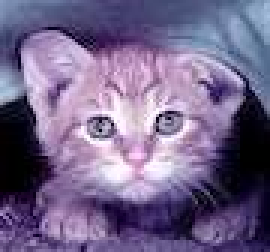
#> input picture cat.jpeg, 90 x 84 px (shown 3 times larger)
$ python image.py
#> lines starting #> are read from the running program, lines starting #| are printed output that depends on the picture
### algs.py
# Numerical experiments for solving noiseless phase retrieval

import numpy as np
from scipy import optimize
import cvxpy as cp
import pandas as pd
import os
import time
from importlib import reload

class Simulation:
    def __init__(self, n=600, d=400, iter=10, delta_tilde=1.001, noise_level=0, N=100000, num_exp=50, lr1=0.1, lr2=0.1,
                 verbose=True, save=True):
        self.n = n
        self.d = d
        self.delta = n / d
        # GD
        self.lr1 = lr1
        # Prox linear
        self.lr2 = lr2
        self.num_exp = num_exp
        self.delta_tilde = delta_tilde
        self.iter = iter
        self.noise_level = noise_level
        self.verbose = verbose
        self.save = save
        self.G = np.random.normal(size=N)
        self.W = np.random.normal(size=N)
        self.Y = self.G**2 + np.random.normal(scale=self.noise_level, size=N)
        self.get_lambda_bar()
        self.get_lambda_star()
        self.result_AMP = []
        self.result_GD = []
        self.result_prox_linear = []
        self.result_prox_linear_GD = []
        self.result_TAF = []
        self.result_optimal = []
        self.time_AMP = np.zeros(self.num_exp)
        self.time_GD = np.zeros(self.num_exp)
        self.time_prox_linear = np.zeros(self.num_exp)
        self.time_prox_linear_GD = np.zeros(self.num_exp)
        self.time_TAF = np.zeros(self.num_exp)

    # [106 lines left out: functions step, run, get_data, not called in this run]

    #-----Spectral Initialization----------------------------------------
    def Gamma(self, y):
        # Eq.(137) in [MM19]  https://arxiv.org/pdf/1708.05932.pdf
        return (y - 1) / (y + np.sqrt(self.delta_tilde) - 1)

    # [16 lines left out: functions get_xs, get_a, not called in this run]


    def phi(self, l):
        return l * np.mean(self.Gamma(self.Y) * self.G**2 / (l - self.Gamma(self.Y)))

    def psi(self, l):
        return l / self.delta + l * np.mean(self.Gamma(self.Y) / (l - self.Gamma(self.Y)))

    def get_lambda_bar(self):
        self.lambda_bar = optimize.fminbound(self.psi, 1, 100)
        return

    def zeta(self, l):
        return self.psi(max(l, self.lambda_bar))

    def get_lambda_star(self):
        self.lambda_star = optimize.brentq(lambda x: self.zeta(x) - self.phi(x), 1, 100)
        return

    def h(self, u, y, sigma2, mu):
        return (sigma2 + mu**2) / sigma2 * np.sqrt(np.abs(y)) * np.tanh(
            mu / sigma2 * u * np.sqrt(np.abs(y))) - mu / sigma2 * u

    # [27 lines left out: functions h_derivative, get_SE, not called in this run]

    @staticmethod
    def get_cor(a, b):
        return np.dot(a, b) / np.sqrt(np.sum(a**2) * np.sum(b**2))

    # [71 lines left out: functions AMP, gradient_descent, prox_linear, not called in this run]

    def prox_linear_gd(self, x0):
        y = np.sign((self.A @ x0)**2 - self.y)
        return 2 / self.delta * self.A.T @ (y * (self.A @ x0))

    # -----Truncated Amplitude Flow-----------------------------------------------------
    # https://arxiv.org/pdf/1605.08285.pdf

    # [17 lines left out: function TAF, not called in this run]

#    if __name__ == '__main__':

### image.py
import os

import matplotlib.image as mpimg
import matplotlib.pyplot as plt
import numpy as np
from algs import Simulation
import random
from importlib import reload


class Image_Simulation(Simulation):
    def __init__(self, verbose=True, save=True, iter=10, colored=False, col_idx=None):
        Simulation.__init__(self, verbose=verbose, save=save, delta_tilde=2, lr1=1, lr2=0.05, iter=iter)
        self.colored = colored
        if not self.colored:
            self.image = mpimg.imread('cat2.jpeg')
            self.image = self.rgb2gray(self.image)
            self.n = 12000
        else:
            self.image = mpimg.imread('cat.jpeg')
#> self.image is the input picture: shape (84, 90, 3); mean R, G, B 116, 102.1, 138.5
            self.image = self.image[:, :, col_idx]
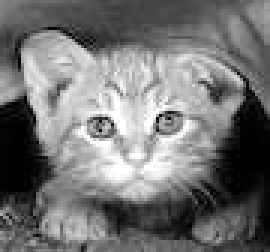
#> self.image: shape (84, 90) (shown 3 times larger); min 0, max 255, mean 116
            self.n = 12000
        self.mean = np.mean(self.image)
#> self.mean = 116
        self.std = np.std(self.image)
#> self.std = 69.3
        self.image = (self.image - np.mean(self.image)) / np.std(self.image)
        self.shape = self.image.shape
#> self.shape = (84, 90)
        self.x = np.array(self.image).ravel()
#> self.x = 7560 values, max 2.01 at index 2918, min -1.67 at index 2692, mean 9.02e-17
        self.d = len(self.x)
#> self.d = 7560

        self.delta = self.n / self.d
#> self.delta = 1.59
        self.SE_mu_X = np.zeros(self.iter + 1)
        self.SE_sigma2_X = np.zeros(self.iter + 1)
        self.SE_mu_U = np.zeros(self.iter + 1)
        self.SE_sigma2_U = np.zeros(self.iter + 1)
        self.cor_AMP = np.zeros(self.iter + 1)
        self.cor_GD = np.zeros(self.iter + 1)
        self.cor_prox_linear = np.zeros(self.iter + 1)
        self.cor_prox_linear_GD = np.zeros(self.iter + 1)
        self.cor_TAF = np.zeros(self.iter + 1)
        self.cor_optimal = np.zeros(self.iter + 1)
        self.rho = np.zeros(self.iter + 1)
        self.get_lambda_bar()
        self.get_lambda_star()
        self.get_sensing_vector()
        self.get_a()
        self.get_SE()
        self.X_AMP = np.zeros((self.d, self.iter + 1))
        self.U_AMP = np.zeros((self.n, self.iter + 1))
        self.X_GD = np.zeros((self.d, self.iter + 1))
        self.X_prox_linear = np.zeros((self.d, self.iter + 1))
        self.X_prox_linear_GD = np.zeros((self.d, self.iter + 1))
        self.X_TAF = np.zeros((self.d, self.iter + 1))

    def run(self):
        self.AMP()
        self.lr=self.lr1
        self.gradient_descent()
        self.lr = self.lr2
        self.prox_linear(exact=False, GD=True)
        self.TAF()
        return

    def rgb2gray(self, rgb):
        return np.dot(rgb[..., :3], [0.2989, 0.5870, 0.1140])

    def show_image(self, x, to_file=None):
        img = x.reshape(self.shape)
        plt.imshow(img, cmap=plt.get_cmap('gray'), vmin=img.min(), vmax=img.max())
        plt.show()
        plt.axis('off')
        if to_file is not None:
            plt.savefig(to_file)
        return


    def get_sensing_vector(self):
        self.A = np.random.normal(size=(self.n, self.d)) / np.sqrt(self.d)
        self.y = (self.A @ self.x)**2
#> self.y = 12000 values, max 20.54 at index 5610, min 3.02e-08 at index 1820, mean 1.02
        self.Zs = np.diag(self.Gamma(self.y))
#> (the run stopped early here; a loop or call above may not have finished)

$ run again, with cat3.jpeg copied over cat.jpeg
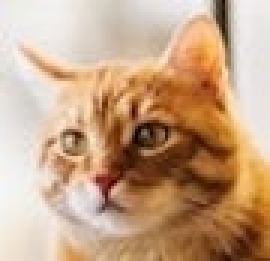
#> input picture cat3.jpeg, 90 x 87 px (shown 3 times larger)
#> in __init__, self.image is the input picture: shape (87, 90, 3); mean R, G, B 198.4, 164.1, 134.5
#> in __init__, `self.image = self.image[:, :, col_idx]`:
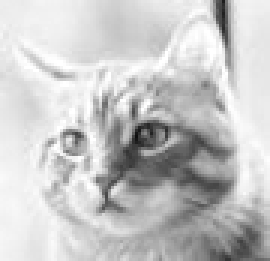
#> self.image: shape (87, 90) (shown 3 times larger); min 15, max 255, mean 198.4
#> self.mean = 198.4
#> self.std = 48.03
#> self.x = 7830 values, max 1.18 at index 968, min -3.82 at index 4095, mean -2.61e-16
#> self.d = 7830
#> self.delta = 1.53
#> self.y = 12000 values, max 13.98 at index 4176, min 6.99e-10 at index 6694, mean 1.01

$ run again, with cat4.jpeg copied over cat.jpeg
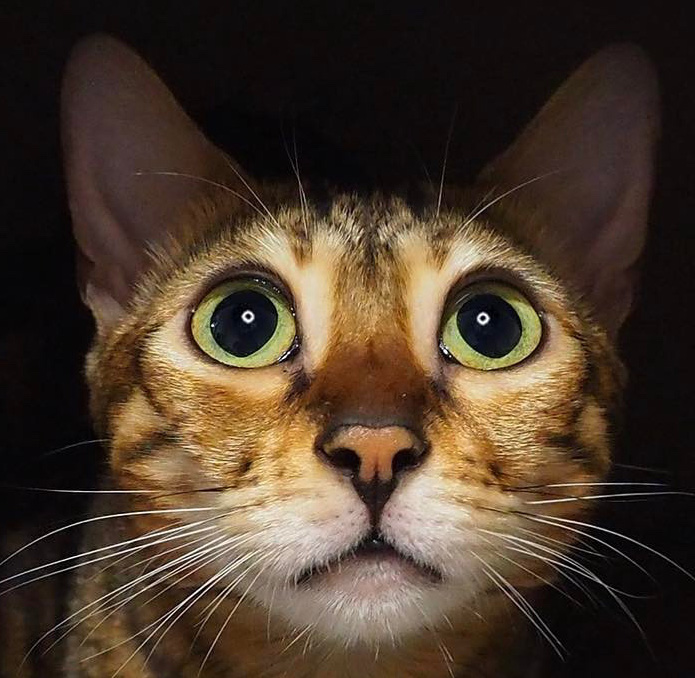
#> input picture cat4.jpeg, 695 x 678 px
#> in __init__, self.image is the input picture: shape (678, 695, 3); mean R, G, B 74.2, 58.1, 43.6
#> in __init__, `self.image = self.image[:, :, col_idx]`:
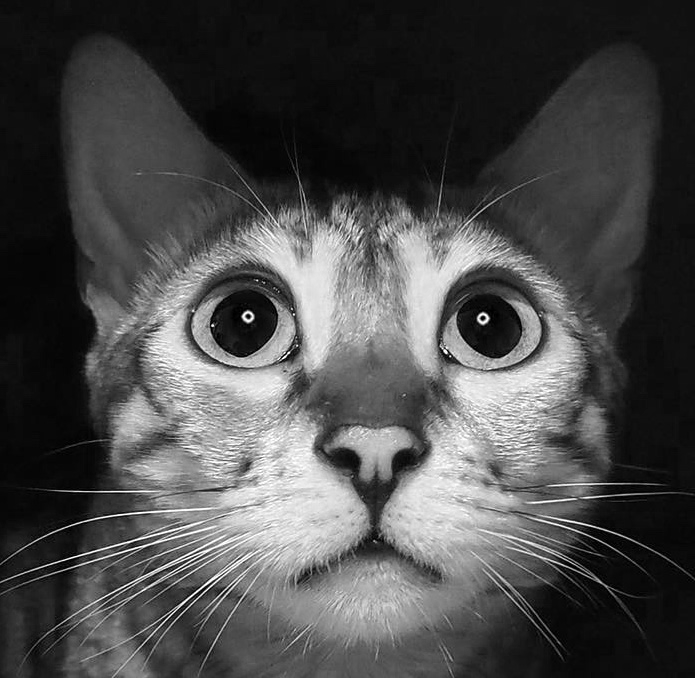
#> self.image: shape (678, 695); min 0, max 255, mean 74.2
#> self.mean = 74.24
#> self.std = 67.69
#> self.d = 471210
#> self.delta = 0.0255

$ run again, with cat5.jpeg copied over cat.jpeg
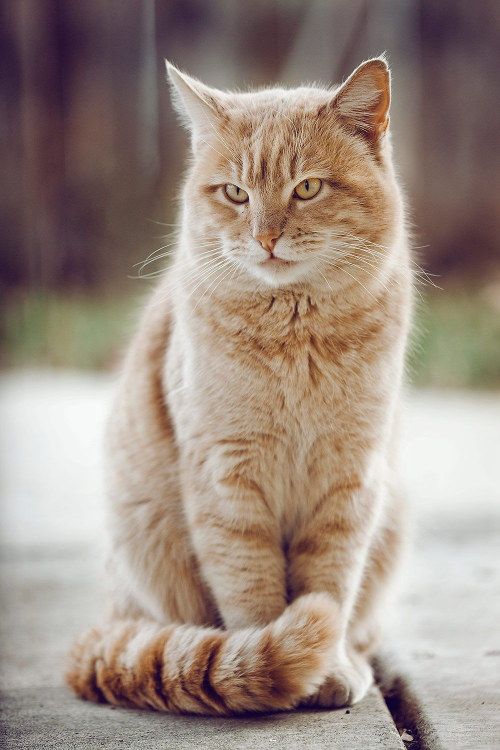
#> input picture cat5.jpeg, 1000 x 1500 px (shown at 1/2 size)
#> in __init__, self.image is the input picture: shape (1500, 1000, 3); mean R, G, B 157.6, 141.4, 130.9
#> in __init__, `self.image = self.image[:, :, col_idx]`:
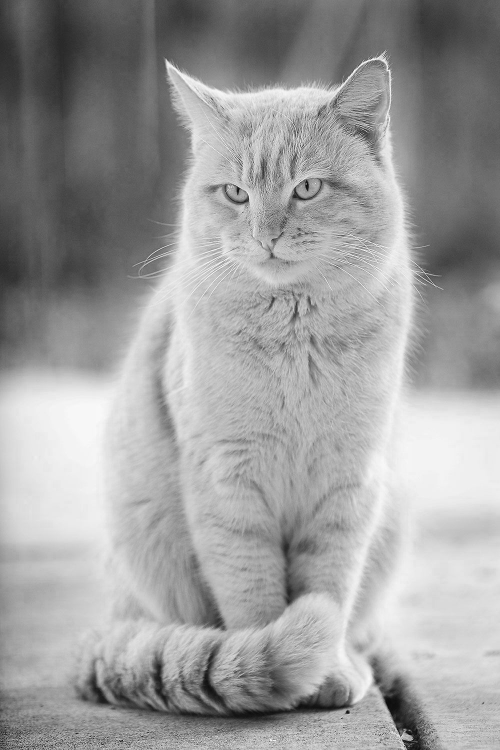
#> self.image: shape (1500, 1000) (shown at 1/2 size); min 0, max 255, mean 157.6
#> self.mean = 157.6
#> self.std = 53.07
#> self.d = 1500000
#> self.delta = 0.008
